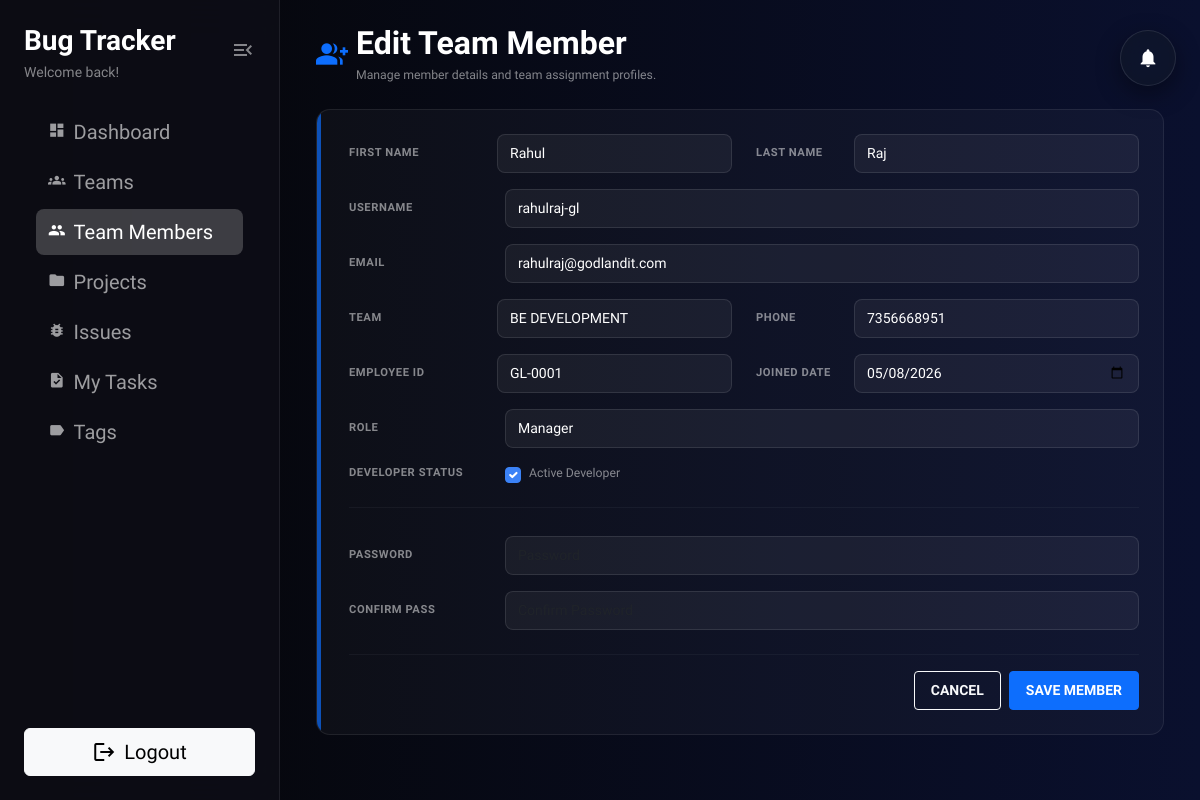
Page /teams/members/1/edit/ (signed in) on the committed database.
### users/models.py (models this page shows, shortened)
class User(AbstractUser):
    pass

class TeamMember(models.Model):
    user = models.OneToOneField(
        settings.AUTH_USER_MODEL,
        on_delete=models.CASCADE,
        related_name="team_member",
    )
    role = models.CharField(
        max_length=15,
        choices=TeamMemberRoleChoices.choices,
        blank=True,
    )
    team = models.ForeignKey(Team, on_delete=models.SET_NULL, null=True, blank=True)
    phone = models.CharField(max_length=15, blank=True)
    employee_id = models.CharField(max_length=20, blank=True)
    date_joined_company = models.DateField(null=True, blank=True)
    is_active_developer = models.BooleanField(default=True)
    created_at = models.DateTimeField(auto_now_add=True)

### users/views.py (the view)
# urls.py: path('teams/members/<int:pk>/edit/', TeamMemberUpdateView.as_view(), name='teammember_edit'),
class TeamMemberUpdateView(LoginRequiredMixin, UpdateView):
    model = TeamMember
    form_class = TeamMemberForm
    template_name = 'users/teammember_form.html'
    success_url = reverse_lazy('users:teammember_list')

### users/models.py (called while the page is built)
    def __str__(self):
        return self.name

### templates/users/teammember_form.html (shortened to what this page needs)
{% extends "users/index.html" %}
{% block nav_teammembers_active %}active{% endblock %}
{% block dashboard_content %}
{% block page_header %}
<div class="row mb-4 align-items-center">
    <div class="col d-flex align-items-center">
        <span class="material-icons text-primary fs-2 me-2">group_add</span>
        <div>
            <h2 class="text-white fw-bold mb-1">
                {% if form.instance.pk %}Edit Team Member{% else %}Create Team Member{% endif %}
            </h2>
            <p class="text-white-50 small mb-0">Manage member details and team assignment profiles.</p>
        </div>
    </div>
</div>
{% endblock %}
{% block content %}
<div class="form-card p-4 text-white">
    <div class="position-absolute start-0 top-0 bottom-0 bg-primary" style="width: 4px; opacity: 0.7;"></div>
    <form method="post" novalidate class="ms-2">
        <div class="row g-0 g-md-4">
            {% if form.first_name %}
            <div class="col-12 col-md-6 mb-3 d-flex flex-column flex-md-row align-items-start align-items-md-center gap-1 gap-md-2">
                <label class="form-label horizontal-label" for="{{ form.first_name.id_for_label }}">First Name</label>
                <div class="flex-grow-1 w-100">
                    {{ form.first_name }}
                </div>
            </div>
            {% endif %}
            {% if form.last_name %}
            <div class="col-12 col-md-6 mb-3 d-flex flex-column flex-md-row align-items-start align-items-md-center gap-1 gap-md-2">
                <label class="form-label horizontal-label horizontal-label-short" for="{{ form.last_name.id_for_label }}">Last Name</label>
                <div class="flex-grow-1 w-100">
                    {{ form.last_name }}
                </div>
            </div>
            {% endif %}
        </div>
        {% if form.username %}
        <div class="mb-3 d-flex flex-column flex-md-row align-items-start align-items-md-center gap-1 gap-md-3">
            <label class="form-label horizontal-label" for="{{ form.username.id_for_label }}">Username</label>
            <div class="flex-grow-1 w-100">
                {{ form.username }}
            </div>
        </div>
        {% endif %}
        {% if form.email %}
        <div class="mb-3 d-flex flex-column flex-md-row align-items-start align-items-md-center gap-1 gap-md-3">
            <label class="form-label horizontal-label" for="{{ form.email.id_for_label }}">Email</label>
            <div class="flex-grow-1 w-100">
                {{ form.email }}
            </div>
        </div>
        {% endif %}
        <div class="row g-0 g-md-4">
            <div class="col-12 col-md-6 mb-3 d-flex flex-column flex-md-row align-items-start align-items-md-center gap-1 gap-md-2">
                <label class="form-label horizontal-label" for="{{ form.team.id_for_label }}">Team</label>
                <div class="flex-grow-1 w-100">
                    {{ form.team }}
                </div>
            </div>
            <div class="col-12 col-md-6 mb-3 d-flex flex-column flex-md-row align-items-start align-items-md-center gap-1 gap-md-2">
                <label class="form-label horizontal-label horizontal-label-short" for="{{ form.phone.id_for_label }}">Phone</label>
                <div class="flex-grow-1 w-100">
                    {{ form.phone }}
                </div>
            </div>
        </div>
        <div class="row g-0 g-md-4">
            <div class="col-12 col-md-6 mb-3 d-flex flex-column flex-md-row align-items-start align-items-md-center gap-1 gap-md-2">
                <label class="form-label horizontal-label" for="{{ form.employee_id.id_for_label }}">Employee ID</label>
                <div class="flex-grow-1 w-100">
                    {{ form.employee_id }}
                </div>
            </div>
            <div class="col-12 col-md-6 mb-3 d-flex flex-column flex-md-row align-items-start align-items-md-center gap-1 gap-md-2">
                <label class="form-label horizontal-label horizontal-label-short" for="{{ form.date_joined_company.id_for_label }}">Joined Date</label>
                <div class="flex-grow-1 w-100">
                    {{ form.date_joined_company }}
                </div>
            </div>
        </div>
        <div class="mb-3 d-flex flex-column flex-md-row align-items-start align-items-md-center gap-1 gap-md-3">
            <label class="form-label horizontal-label" for="{{ form.role.id_for_label }}">Role</label>
            <div class="flex-grow-1 w-100">
                {{ form.role }}
            </div>
        </div>
        <div class="mb-3 d-flex align-items-center gap-3">
            <label class="form-label horizontal-label" for="{{ form.is_active_developer.id_for_label }}">Developer Status</label>
            <div class="d-flex align-items-center">
                {{ form.is_active_developer }}
                <label class="text-white-50 small ms-2 mb-0" for="{{ form.is_active_developer.id_for_label }}">Active Developer</label>
            </div>
        </div>
        {% if form.password or form.confirm_password %}
            <div class="my-4 pt-1 border-top border-secondary border-opacity-10"></div>
        {% endif %}
        {% if form.password %}
        <div class="mb-3 d-flex flex-column flex-md-row align-items-start align-items-md-center gap-1 gap-md-3">
            <label class="form-label horizontal-label" for="{{ form.password.id_for_label }}">Password</label>
            <div class="flex-grow-1 w-100">
                {{ form.password }}
            </div>
        </div>
        {% endif %}
        {% if form.confirm_password %}
        <div class="mb-3 d-flex flex-column flex-md-row align-items-start align-items-md-center gap-1 gap-md-3">
            <label class="form-label horizontal-label" for="{{ form.confirm_password.id_for_label }}">Confirm Pass</label>
            <div class="flex-grow-1 w-100">
                {{ form.confirm_password }}
            </div>
        </div>
        {% endif %}
        <div class="d-flex justify-content-end gap-2 mt-4 pt-3 border-top border-secondary border-opacity-10">
            <a href="{% url 'users:teammember_list' %}" class="btn btn-sm btn-outline-light py-2 px-3 smaller fw-bold tracking-tighter">
                CANCEL
            </a>
            <button type="submit" class="btn btn-sm btn-primary py-2 px-3 fw-bold tracking-tighter">
                SAVE MEMBER
            </button>
        </div>
    </form>
</div>
{% endblock %}
{% endblock %}

### templates/users/index.html (style rules this page uses)
:root { --glass-bg: rgba(255, 255, 255, 0.06); --sidebar-width: 280px; }
body { font-family: 'Google Sans', sans-serif; background: linear-gradient(to left, #0a102e 0%, #050505 100%); min-height: 100vh; font-size: 0.875rem; color: rgba(255, 255, 255, 0.9); overflow-x: hidden; }

### templates/users/teammember_form.html (style rules this page uses)
body { font-size: 0.875rem; }
.form-card { background: rgba(255, 255, 255, 0.03); border: 1px solid rgba(255, 255, 255, 0.08); border-radius: 14px; position: relative; overflow: hidden; }
.form-card input:not([type="checkbox"]), .form-card select, .form-card textarea { background: rgba(255, 255, 255, 0.05) !important; border: 1px solid rgba(255, 255, 255, 0.1) !important; color: #ffffff !important; border-radius: 8px !important; padding: 8px 12px; font-size: 0.875rem; transition: all 0.2s ease; width: 100%; }
.form-card select { background-repeat: no-repeat; background-position: right 0.75rem center; background-size: 16px 12px; appearance: none; -webkit-appearance: none; }
.form-card input[type="checkbox"] { width: 16px; height: 16px; background-color: rgba(255, 255, 255, 0.05); border: 1px solid rgba(255, 255, 255, 0.2); border-radius: 4px; vertical-align: middle; appearance: none; -webkit-appearance: none; cursor: pointer; transition: all 0.15s ease; }
.form-card input[type="checkbox"]:checked { background-color: #3b82f6; border-color: #3b82f6; background-size: 100% 100%; }
.form-card .horizontal-label { color: rgba(255, 255, 255, 0.5); font-size: 0.7rem; font-weight: 700; text-transform: uppercase; letter-spacing: 0.05em; margin-bottom: 0; }
@media (min-width: 768px) { .form-card .horizontal-label { min-width: 140px; max-width: 140px; } }
@media (min-width: 768px) { .form-card .horizontal-label-short { min-width: 90px; max-width: 90px; } }

### rows in the picture
User: first_name "Rahul", last_name "Raj", username "rahulraj-gl", email "rahulraj@godlandit.com"
TeamMember: team "BE DEVELOPMENT", phone "7356668951", employee_id "GL-0001", date_joined_company "05/08/2026", role "Manager", is_active_developer "☑"
